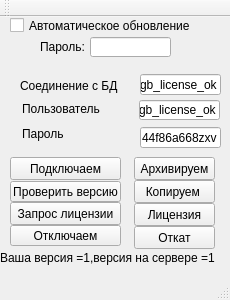
<?xml version="1.0" encoding="UTF-8"?>
<ui version="4.0">
 <class>MainWindow</class>
 <widget class="QMainWindow" name="MainWindow">
  <property name="geometry">
   <rect>
    <x>0</x>
    <y>0</y>
    <width>230</width>
    <height>300</height>
   </rect>
  </property>
  <property name="minimumSize">
   <size>
    <width>230</width>
    <height>300</height>
   </size>
  </property>
  <property name="maximumSize">
   <size>
    <width>230</width>
    <height>300</height>
   </size>
  </property>
  <property name="windowTitle">
   <string>Проверка верси</string>
  </property>
  <property name="windowIcon">
   <iconset resource="try.qrc">
    <normaloff>:/images/try.png</normaloff>:/images/try.png</iconset>
  </property>
  <widget class="QWidget" name="centralWidget">
   <widget class="QPushButton" name="pushButton">
    <property name="geometry">
     <rect>
      <x>10</x>
      <y>140</y>
      <width>111</width>
      <height>23</height>
     </rect>
    </property>
    <property name="text">
     <string>Подключаем</string>
    </property>
   </widget>
   <widget class="QLineEdit" name="lineEdit">
    <property name="geometry">
     <rect>
      <x>140</x>
      <y>57</y>
      <width>81</width>
      <height>21</height>
     </rect>
    </property>
    <property name="text">
     <string>gb_license_ok</string>
    </property>
   </widget>
   <widget class="QLabel" name="label">
    <property name="geometry">
     <rect>
      <x>20</x>
      <y>53</y>
      <width>101</width>
      <height>31</height>
     </rect>
    </property>
    <property name="text">
     <string>Соединение с БД</string>
    </property>
   </widget>
   <widget class="QLabel" name="label_2">
    <property name="geometry">
     <rect>
      <x>22</x>
      <y>81</y>
      <width>91</width>
      <height>21</height>
     </rect>
    </property>
    <property name="text">
     <string>Пользователь</string>
    </property>
   </widget>
   <widget class="QLineEdit" name="lineEdit_2">
    <property name="geometry">
     <rect>
      <x>139</x>
      <y>83</y>
      <width>81</width>
      <height>20</height>
     </rect>
    </property>
    <property name="text">
     <string>gb_license_ok</string>
    </property>
   </widget>
   <widget class="QLabel" name="label_3">
    <property name="geometry">
     <rect>
      <x>22</x>
      <y>106</y>
      <width>51</width>
      <height>21</height>
     </rect>
    </property>
    <property name="text">
     <string>Пароль</string>
    </property>
   </widget>
   <widget class="QLineEdit" name="lineEdit_3">
    <property name="geometry">
     <rect>
      <x>140</x>
      <y>110</y>
      <width>81</width>
      <height>21</height>
     </rect>
    </property>
    <property name="text">
     <string>44f86a668zxv</string>
    </property>
   </widget>
   <widget class="QPushButton" name="pushButton_2">
    <property name="geometry">
     <rect>
      <x>10</x>
      <y>208</y>
      <width>111</width>
      <height>21</height>
     </rect>
    </property>
    <property name="text">
     <string>Отключаем</string>
    </property>
   </widget>
   <widget class="QPushButton" name="pushButton_3">
    <property name="geometry">
     <rect>
      <x>10</x>
      <y>164</y>
      <width>111</width>
      <height>21</height>
     </rect>
    </property>
    <property name="text">
     <string>Проверить версию</string>
    </property>
   </widget>
   <widget class="QLabel" name="label_4">
    <property name="geometry">
     <rect>
      <x>0</x>
      <y>230</y>
      <width>281</width>
      <height>21</height>
     </rect>
    </property>
    <property name="text">
     <string>Ваша версия =1,версия на сервере =1</string>
    </property>
   </widget>
   <widget class="QPushButton" name="pushButton_4">
    <property name="geometry">
     <rect>
      <x>134</x>
      <y>140</y>
      <width>81</width>
      <height>23</height>
     </rect>
    </property>
    <property name="text">
     <string>Архивируем</string>
    </property>
   </widget>
   <widget class="QPushButton" name="pushButton_5">
    <property name="geometry">
     <rect>
      <x>134</x>
      <y>163</y>
      <width>81</width>
      <height>23</height>
     </rect>
    </property>
    <property name="text">
     <string>Копируем </string>
    </property>
   </widget>
   <widget class="QPushButton" name="pushButton_6">
    <property name="geometry">
     <rect>
      <x>134</x>
      <y>186</y>
      <width>81</width>
      <height>23</height>
     </rect>
    </property>
    <property name="text">
     <string>Лицензия</string>
    </property>
   </widget>
   <widget class="QCheckBox" name="checkBox">
    <property name="geometry">
     <rect>
      <x>10</x>
      <y>0</y>
      <width>181</width>
      <height>17</height>
     </rect>
    </property>
    <property name="text">
     <string>Автоматическое обновление</string>
    </property>
   </widget>
   <widget class="QPushButton" name="pushButton_7">
    <property name="geometry">
     <rect>
      <x>10</x>
      <y>185</y>
      <width>111</width>
      <height>23</height>
     </rect>
    </property>
    <property name="text">
     <string>Запрос лицензии</string>
    </property>
   </widget>
   <widget class="QPushButton" name="pushButton_8">
    <property name="geometry">
     <rect>
      <x>134</x>
      <y>209</y>
      <width>81</width>
      <height>23</height>
     </rect>
    </property>
    <property name="text">
     <string>Откат</string>
    </property>
   </widget>
   <widget class="QLabel" name="label_5">
    <property name="geometry">
     <rect>
      <x>40</x>
      <y>22</y>
      <width>51</width>
      <height>16</height>
     </rect>
    </property>
    <property name="text">
     <string>Пароль:</string>
    </property>
   </widget>
   <widget class="QLineEdit" name="lineEdit_4">
    <property name="geometry">
     <rect>
      <x>90</x>
      <y>20</y>
      <width>81</width>
      <height>20</height>
     </rect>
    </property>
   </widget>
  </widget>
  <widget class="QMenuBar" name="menuBar">
   <property name="geometry">
    <rect>
     <x>0</x>
     <y>0</y>
     <width>230</width>
     <height>21</height>
    </rect>
   </property>
  </widget>
  <widget class="QToolBar" name="mainToolBar">
   <attribute name="toolBarArea">
    <enum>TopToolBarArea</enum>
   </attribute>
   <attribute name="toolBarBreak">
    <bool>false</bool>
   </attribute>
  </widget>
  <widget class="QStatusBar" name="statusBar"/>
 </widget>
 <layoutdefault spacing="6" margin="11"/>
 <resources>
  <include location="try.qrc"/>
 </resources>
 <connections/>
</ui>
